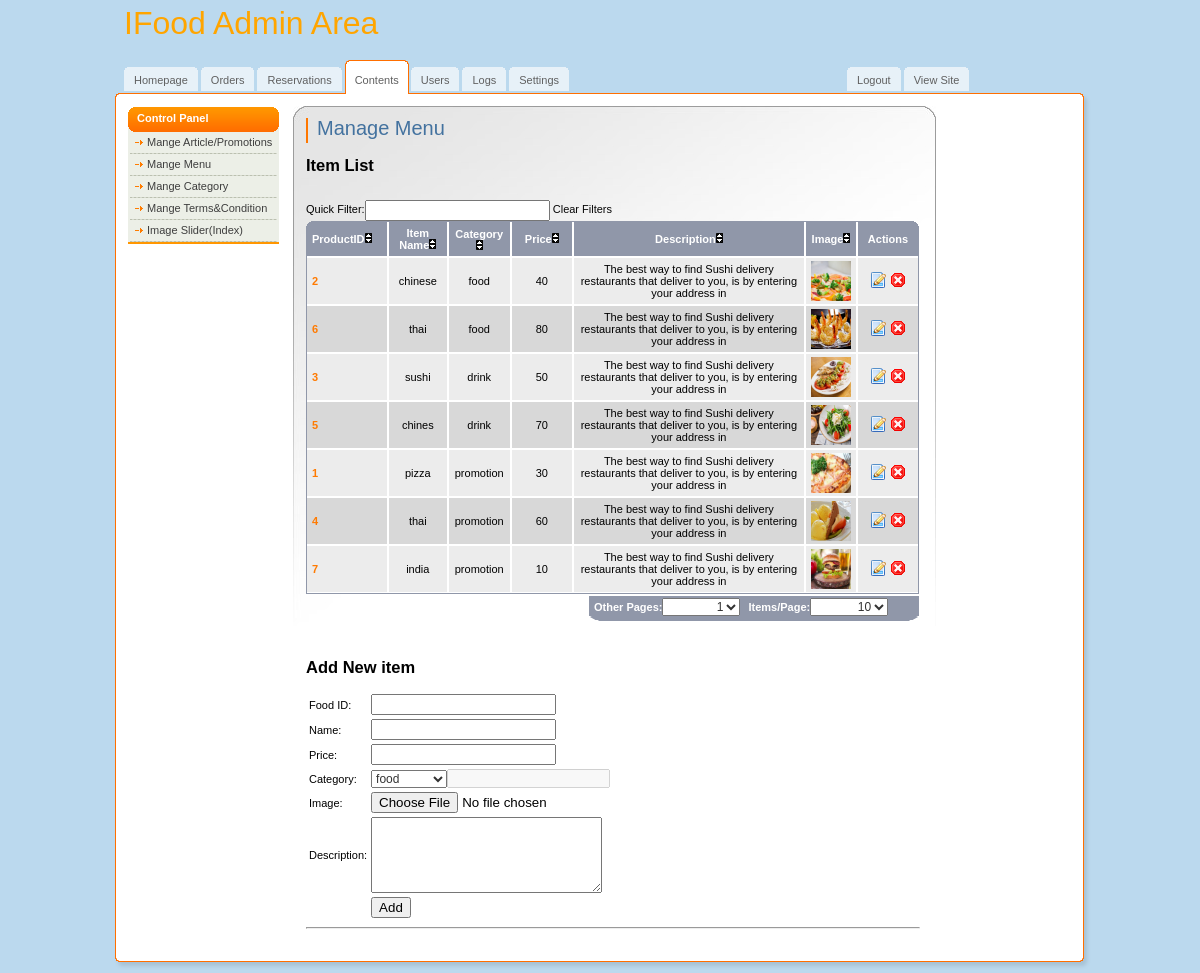
The page /admin/menu.php (signed in) on the database its author committed.
### tables this page shows
CREATE TABLE `item` (
  `item_id` int(11) NOT NULL AUTO_INCREMENT,
  `product_id` int(11) DEFAULT NULL,
  `item_name` varchar(200) DEFAULT NULL,
  `item_price` decimal(10,0) DEFAULT NULL,
  `item_category` varchar(100) DEFAULT NULL,
  `item_desc` varchar(100) DEFAULT NULL,
  `item_image` varchar(100) DEFAULT NULL,
  PRIMARY KEY (`item_id`)
);

CREATE TABLE `category` (
  `id` int(11) NOT NULL AUTO_INCREMENT,
  `name` varchar(100) DEFAULT NULL,
  PRIMARY KEY (`id`)
);

### admin/menu.php (the view, shortened to what this page needs)
<?php
if ($_SESSION['role']==3){
    header('Location: no_permission.php');
}else if(!isset($_SESSION['role'])){
    header('Location:login.php');
}else{
include 'dbFunctions.php';
require_once('paginator.class.php');
$queryNum = "SELECT COUNT(*) FROM item";
$results = mysqli_query($link, $queryNum) or die(mysqli_error($link));
$num_rows=mysqli_fetch_row($results);
$pages = new Paginator;
$pages->items_total = $num_rows[0];
$pages->mid_range = 9;
$pages->paginate();
$queryNum = "SELECT item.*,category.name FROM item,category WHERE item.item_category=category.id  ORDER BY item_category ASC $pages->limit ";
$resultR = mysqli_query($link, $queryNum) or die(mysqli_error($link));
$qd = "SELECT * FROM category";
$getCategory= mysqli_query($link, $qd) or die(mysqli_error($link));
?>
<!DOCTYPE html PUBLIC "-//W3C//DTD XHTML 1.0 Transitional//EN" "http://www.w3.org/TR/xhtml1/DTD/xhtml1-transitional.dtd">
<html>
<head>
</head>
<body>
<div id="main">
	<div id="header">
		<a href="dashboard.php" class="logo" style="font-size:xx-large;color:orange;">IFood Admin Area</a>
		<ul id="top-navigation">
			<li><span><span><a href="dashboard.php">Homepage</a></span></span></li>
			<li><span><span><a href="orders.php">Orders</a></span></span></li>
			<li><span><span><a href="reservation.php">Reservations</a></span></span></li>
			<li class="active"><span><span>Contents</span></span></li>
			<li><span><span><a href="users.php">Users</a></span></span></li>
                        <li><span><span><a href="logs.php">Logs</a></span></span></li>
                        <li><span><span><a href="setting.php">Settings</a></span></span></li>
                        <li style="position:relative;left:275px;"><span><span><a href="../logOut.php">Logout</a></span></span></li>
                        <li style="position:relative;left:275px;;"><span><span><a href="../index.php">View Site</a></span></span></li>
		</ul>
	</div>
	<div id="middle">
		<div id="left-column">
			<h3>Control Panel</h3>
			<ul class="nav">
				<li><a href="contents.php">Mange Article/Promotions</a></li>
				<li><a href="menu.php">Mange Menu</a></li>
                                <li><a href="category.php">Mange Category</a></li>
                                <li><a href="terms.php">Mange Terms&amp;Condition</a></li>
				<li><a href="slider.php">Image Slider(Index)</a></li>
			</ul>
		</div>
		<div id="center-column">
			<div class="top-bar">
				<h1>Manage Menu</h1>
			</div><br /><br />
                            <h2>Item List</h2><br />
                            <?php if ($num_rows[0]==0){
                                echo "<h4>Empty Menu</h4>";
                            } else{
?>
                            Quick Filter:<input type='text' id='quickfind'/>
                <a id='cleanfilters' href='#'>Clear Filters</a>
                            <div class="table">
				<img src="img/bg-th-left.gif" width="8" height="7" alt="" class="left" />
				<img src="img/bg-th-right.gif" width="7" height="7" alt="" class="right" />
				<table class="listing table-autosort" id="tdfiltering" cellpadding="0" cellspacing="0">
                                    <thead>
					<tr>
						<th class="first table-sortable:numeric" width="70">ProductID<img src="../images/arrow.png" alt="Sortable"/></th>
						<th class="table-sortable:asc">Item Name<span></span><img src="../images/arrow.png" alt="Sortable"/></th>
						<th class="table-sortable:asc">Category<span></span><img src="../images/arrow.png" alt="Sortable"/></th>
						<th width="50" class="table-sortable:numeric">Price<span></span><img src="../images/arrow.png" alt="Sortable"/></th>
						<th class="table-sortable:asc">Description<span></span><img src="../images/arrow.png" alt="Sortable"/></th>
                                                <th class="table-sortable:asc">Image<span></span><img src="../images/arrow.png" alt="Sortable"/></th>
                                                <th width="50" class="last">Actions</th>
					</tr>
                                        </thead>
                                             <?php $i=0;
                                                    while($rownumR=mysqli_fetch_array($resultR)){
                                                        $item_id=$rownumR['item_id'];
                          $product_id=$rownumR['product_id'];
                          $name=$rownumR['item_name'];
                          $category=$rownumR['item_category'];
                          $price=$rownumR['item_price'];
                          $desc=$rownumR['item_desc'];
                          $img=$rownumR['item_image'];
                          $i++;
                             if ($i%2==0){
                              echo "<tr>";
                          }else{
                              echo "<tr class='bg'>";
                          }
                      ?>
                                            <td class="first style1"><?php echo $product_id;?></td>
                          <td><?php echo $name;?></td>
                          <?php $q="SELECT name FROM category WHERE id=$category";
                          $getCat_id= mysqli_query($link, $q) or die(mysqli_error($link));
                          $row=  mysqli_fetch_array($getCat_id);
                          ?>
                          <td><?php echo $row['name'];?></td>
                          <td><?php echo $price;?></td>
                          <td><?php echo $desc;?></td>
                          <td>
                          <?php if ($img!=null){ ?>
                            <img src="../images/food/<?php echo $img;?>" width="40" height="40" />
                          <?php }else{
                              echo $img;
                          }?>
                          </td>
                          <td class="last">
                          <a href="updateForm.php?item_id=<?php echo $item_id;?>"><img src="img/page_edit.png" width="16" height="16" title="Edit" /></a>
                          <a href="deleteRecord.php?item_id=<?php echo $item_id;?> " onclick="return confirm('Are you sure you want to delete this item?')" ><img src="img/cancel.png" width="16" height="16" title="Delete" /></a>
                          </td>
				<?php echo "</tr>"; }?>
				</table>
                                <?php }?>
				<div class="select">
					<strong>Other Pages: </strong>
					<?php echo $pages->display_jump_menu();?>
                                        <strong>Items/Page: </strong>
                                        <?php echo $pages->display_items_per_page();?>
                                </div>
			</div>
                <br /><br />
                <h2>Add New item</h2>
       <form enctype="multipart/form-data" method="post" action="<?php echo htmlentities($_SERVER['PHP_SELF']); ?>" name="form" id="form">
         <table>
             <tr>
                 <td>Food ID:</td>
                 <td><input type ="text" name="product_id"/><i><span style="font-size: 10px; margin-left:10px;" id='form_product_id_errorloc' class="error_strings"></span></i></td>
             </tr>
             <tr><td>Name:</td>
                 <td><input type ="text" name="item_name"/><i><span style="font-size: 10px; margin-left:10px;" id='form_item_name_errorloc' class="error_strings"></span></i></td>
             </tr>
             <tr>
                 <td>Price:</td>
                 <td><input type="text" name="item_price" /><i><span style="font-size: 10px; margin-left:10px;" id='form_item_price_errorloc' class="error_strings"></span></i></td>
             </tr>
             <tr>
                <td>Category: </td>
                <td><select name="category" id="category">
                <?php
                while ($rows=mysqli_fetch_array($getCategory)){
                    $cat_id=$rows['id'];
                    ?>
                    <option value="<?php echo $cat_id;?>" ><?php echo $rows['name'];?></option>
                <?php
                    }
                ?><option>Other</option>
                </select><input type="text" name="newcategory" class="text" id="newcategory" /><i></i></td>
                </tr>
                <tr>
                <td>Image: </td>
                <td><input name="image" type="file" /></td>
                </tr>
                <tr>
                 <td>Description:</td>
                 <td><textarea rows ="5" cols="30" name ="description"></textarea></td>
             </tr>
            <tr><td></td><td><input type="submit" value ="Add"/></td>
             </tr>
         </table>
              </form>
                    <hr />
                    <br /> <br />
		</div>
	</div>
	<div id="footer"></div>
</div>
</body>
</html>
<?php }?>

### admin/css/all.css (style rules this page uses)
body { margin:0; padding:0; background:#BBD9EE; color:#000; font-family:tahoma,arial,sans-serif; font-size:11px; }
form { margin:0; padding:0 }
img { border:none; }
a { color:#060606;text-decoration: none }
input { vertical-align:middle }
input.text, select, textarea { font-family:arial,sans-serif; color:#333; font-size:12px; vertical-align:middle; }
input.text { padding:1px 0 0 4px; height:14px; font-weight:normal; }
#main { width:992px; margin:0 auto; }
#header { position:relative; width:992px; height:106px; background:url(../img/bg-header.gif) no-repeat left bottom; }
a.logo { position:absolute; top:5px; left:20px; }
#top-navigation { position:absolute; top:60px; left:20px; margin:0; padding:0; list-style:none; }
#top-navigation li { float:left; margin:0 3px 0 0; height:34px; background:url(../img/tab.gif) repeat-x top; }
#top-navigation li a { float:left; display:block; height:20px; line-height:19px; color:#606060; padding:4px 0 0 0; }
#top-navigation li span { float:left; background:url(../img/tab-left.gif) no-repeat left top; }
#top-navigation li span span { background:url(../img/tab-right.gif) no-repeat right top; padding:7px 10px 0 10px; }
#top-navigation li.active { padding:0; height:34px; background:url(../img/tab-active.gif) repeat-x top; margin-right:2px; }
#top-navigation li.active span { background:url(../img/tab-active-left.gif) no-repeat left top; height:34px; }
#top-navigation li.active span span { background:url(../img/tab-active-right.gif) no-repeat right top; height:23px; padding:11px 10px 0 10px; line-height:19px; color:#606060; }
#middle { float:left; width:967px; background:url(../img/bg-middle.gif) repeat-y left; padding:0 13px 0 12px; }
#left-column { float:left; padding:1px 14px 0 12px; width:151px; }
#center-column { float:left; width:614px; background:url(../img/bg-center-column.jpg) no-repeat left top; min-height:584px; padding:12px 16px 0 13px; }
#footer { float:left; width:100%; background:url(../img/bg-footer.gif) no-repeat; height:15px; }
#left-column a { color:#3E3E3E; }
#left-column h3 { font-size:11px; margin:0; color:#fff; background:url(../img/bg-left-header.gif) no-repeat left top; height:25px; line-height:23px; padding:0 0 0 9px; }
ul.nav { margin:0 0 11px 0; border-bottom:2px solid #FF9600; background:#ECEFE7; list-style:none; padding:0 2px; }
ul.nav li { padding:4px 4px 6px 5px; background:url(../img/bg-dotted.gif) repeat-x bottom; }
ul.nav a { padding:0 0 0 12px; background:url(../img/arrow.gif) no-repeat 0 4px; }
.top-bar { float:left; width:603px; border-left:2px solid #f70; padding:0 0 0 9px; margin:0 0 4px 0; }
.top-bar h1 { font:20px/21px verdana,sans-serif; color:#43729F; margin:0 0 4px 0; }
div.table { float:left; position:relative; width:614px; margin:0 0 37px 0; }
table.listing { border-bottom:1px solid #9097A9; width:613px; padding:0; margin:0; border:1px solid #9097A9; }
table.listing th { border-top:0 !important; }
div.table img.left { position:absolute; top:0; left:0; }
div.table img.right { position:absolute; top:0; right:1px; }
table.listing td, table.listing th { border:1px solid #fff; text-align:center; }
table.listing th { background:#9097A9; color:#fff; padding:5px; }
table.listing td { background:#D8D8D8; color:#000; padding:3px 5px; }
table.listing .bg td { background:#ECECEC; }
table.listing .first { border-left:0px solid #9097A9;text-align:left; }
table.listing .last { border-right:0px solid #9097A9; }
table.listing th.first { background:#9097A9 url(../img/bg-th-left.gif) no-repeat left top;border-left:0; }
table.listing th.last { background:#9097A9 url(../img/bg-th-right.gif) no-repeat right top;border-right:0; }
table.listing .style1 { font-weight:bold;color:#FF7A00; }
div.table .select { float:right; margin:2px 1px 0 0; width:330px; height:25px; background:#9097A9 url(../img/bg-select.png); color:#fff; }
div.table .select strong { float:left; padding:5px 0 0 5px; }

### rows shown on the page
item: product "2", item_name "chinese", category.name "food", item_price "40", item_desc "The best way to find Sushi delivery restaurants that deliver to you, is by entering your address in", item_image (picture)
item: product "6", item_name "thai", category.name "food", item_price "80", item_desc "The best way to find Sushi delivery restaurants that deliver to you, is by entering your address in", item_image (picture)
item: product "3", item_name "sushi", category.name "drink", item_price "50", item_desc "The best way to find Sushi delivery restaurants that deliver to you, is by entering your address in", item_image (picture)
item: product "5", item_name "chines", category.name "drink", item_price "70", item_desc "The best way to find Sushi delivery restaurants that deliver to you, is by entering your address in", item_image (picture)
item: product "1", item_name "pizza", category.name "promotion", item_price "30", item_desc "The best way to find Sushi delivery restaurants that deliver to you, is by entering your address in", item_image (picture)
item: product "4", item_name "thai", category.name "promotion", item_price "60", item_desc "The best way to find Sushi delivery restaurants that deliver to you, is by entering your address in", item_image (picture)
item: product "7", item_name "india", category.name "promotion", item_price "10", item_desc "The best way to find Sushi delivery restaurants that deliver to you, is by entering your address in", item_image (picture)

### other values the page prints
form field value "1"
form field value "10"
form field category "food"
